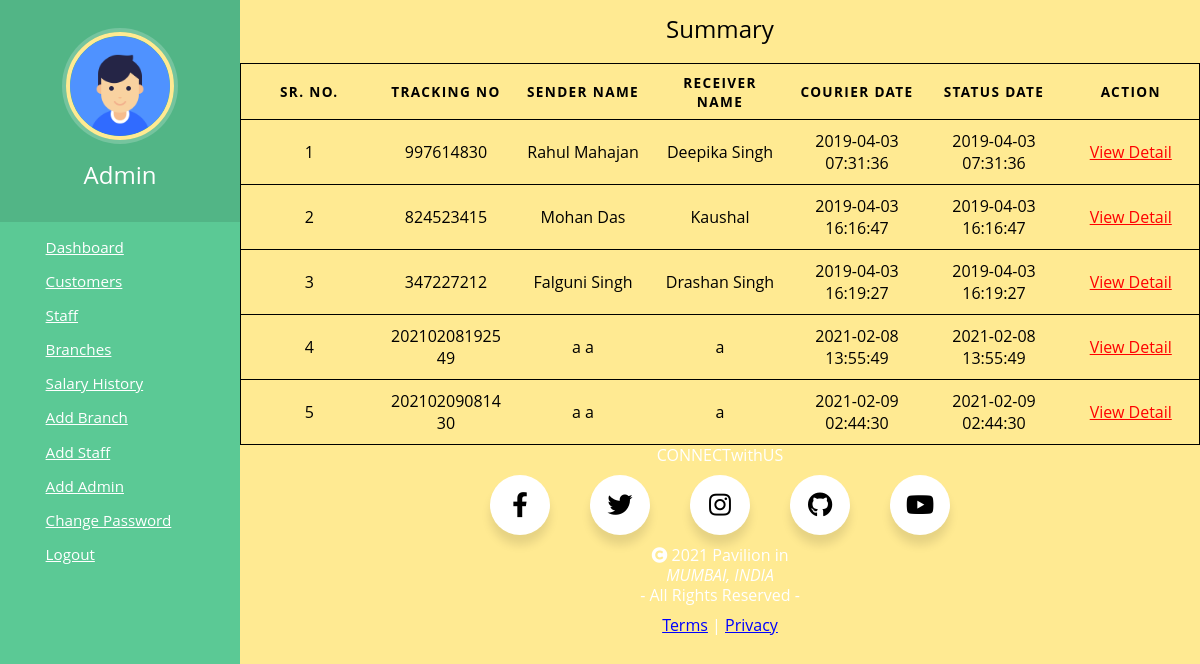
Page /admin/viewAll.php?status=rqtpickup (signed in) on the committed database.
### tables this page shows
CREATE TABLE `tblcourier` (
  `ID` int(11) NOT NULL,
  `RefNumber` varchar(120) DEFAULT NULL,
  `cid` int(11) NOT NULL DEFAULT 0,
  `SenderBranch` varchar(120) DEFAULT NULL,
  `SenderName` varchar(120) DEFAULT NULL,
  `SenderContactnumber` bigint(11) DEFAULT NULL,
  `SenderAddress` varchar(120) DEFAULT NULL,
  `SenderCity` varchar(120) DEFAULT NULL,
  `SenderState` varchar(120) DEFAULT NULL,
  `SenderPincode` varchar(120) DEFAULT NULL,
  `SenderCountry` varchar(120) DEFAULT NULL,
  `RecipientName` varchar(120) DEFAULT NULL,
  `RecipientContactnumber` bigint(11) DEFAULT NULL,
  `RecipientAddress` varchar(120) DEFAULT NULL,
  `RecipientCity` varchar(120) DEFAULT NULL,
  `RecipientState` varchar(120) DEFAULT NULL,
  `RecipientPincode` varchar(120) DEFAULT NULL,
  `RecipientCountry` varchar(120) DEFAULT NULL,
  `CourierDes` varchar(250) DEFAULT NULL,
  `ParcelWeight` varchar(120) DEFAULT NULL,
  `ParcelDimensionlen` varchar(120) DEFAULT NULL,
  `ParcelDimensionwidth` varchar(120) DEFAULT NULL,
  `ParcelDimensionheight` varchar(120) DEFAULT NULL,
  `ParcelPrice` varchar(120) DEFAULT NULL,
  `Status` varchar(120) DEFAULT NULL,
  `payment` tinyint(1) NOT NULL DEFAULT 0,
  `staffName` varchar(20) DEFAULT NULL,
  `CourierDate` timestamp NOT NULL DEFAULT current_timestamp(),
  `statusdate` timestamp NULL DEFAULT NULL
);

### admin/viewAll.php (the view, shortened to what this page needs)
<?php
include('../includes/dbconnection.php');
if (strlen($_SESSION['cmsaid']==0)) {
  header('location:logout.php');
  } else{
?>
<html lang="en">
<head>
    <link href="./css/header.css" rel="stylesheet"/>
    <link href="./css/table.css" rel="stylesheet">
    <link href="../css/footer.css" rel="stylesheet">
    <link rel="stylesheet" href="https://cdnjs.cloudflare.com/ajax/libs/font-awesome/4.7.0/css/font-awesome.min.css">
    <link rel="stylesheet" href="https://cdnjs.cloudflare.com/ajax/libs/font-awesome/5.13.0/css/all.min.css">
</head>
<body>
<?php include_once('./include/header.php');?>
<table>
  <caption> Summary</caption>
  <thead>
    <tr>
    <th scope="col">SR. NO.</th>
      <th scope="col">Tracking No</th>
      <th scope="col">Sender Name</th>
      <th scope="col">Receiver Name</th>
      <th scope="col">Courier Date</th>
      <th scope="col">Status Date</th>
      <th scope="col">Action</th>
    </tr>
  </thead>
  <tbody><?php
  $ret=mysqli_query($con,"SELECT * FROM tblcourier  where Status='".$_GET["status"]."'");
  $num=mysqli_num_rows($ret);
  if($num >0){
    $count=0;
  while ($row=mysqli_fetch_array($ret)) {
    $count++;
  ?>
    <tr>
      <td scope="row" data-label="SR. NO."><?php echo $count;?></td>
      <td data-label="Tracking No"><?php echo $row["RefNumber"];?></td>
      <td data-label="Sender Name"><?php echo $row["SenderName"];?></td>
      <td data-label="Receiver Name"><?php echo $row["RecipientName"];?></td>
      <td data-label="Courier Date"><?php echo $row["CourierDate"];?></td>
      <td data-label="Status Date"><?php echo $row["statusdate"];?></td>
      <td data-label="Action"> <?php echo '<a class="red" href="./view.php?track='.$row["RefNumber"].'">View Detail</a>';?></td>
    </tr>
    <?php
}}
?>
  </tbody>
</table>
<?php include_once('../includes/footer.php');?>
</body>
</html>
<?php } ?>

### admin/include/header.php (shortened to what this page needs)
<?php
$admid=$_SESSION['cmsaid'];
$ret=mysqli_query($con,"select AdminName from tbladmin where ID='$admid'");
$row=mysqli_fetch_array($ret);
$fname=$row['AdminName'];
?>
<nav class="menu" tabindex="0">
  <header class="avatar">
		<img src="../includes/user.png " />
    <h2><?php echo $fname; ?></h2>
  </header>
	<ul>
  <li tabindex="0" class="icon-dashboard"><a href="dashboard.php"><span>Dashboard</span></a></li>
    <li tabindex="0" class="icon-users"><a href="customers.php"><span>Customers</span></a></li>
    <li tabindex="0" class="icon-users"><a href="staff.php"><span>Staff</span></a></li>
    <li tabindex="0" class="icon-shop"><a href="branch.php"><span>Branches</span></a></li>
    <li tabindex="0" class="icon-history"><a href="transactions.php"><span>Salary History</span></a></li>
    <li tabindex="0" class="icon-shop"><a href="addbranch.php"><span>Add Branch</span></a></li>
    <li tabindex="0" class="icon-addstaff"><a href="addstaff.php"><span>Add Staff</span></a></li>
    <li tabindex="0" class="icon-addstaff"><a href="addadmin.php"><span>Add Admin</span></a></li>
    <li tabindex="0" class="icon-change"><a href="changepassword.php"><span>Change Password</span></a></li>
    <li tabindex="0" class="icon-logout"><a href="../includes/logout.php"><span>Logout</span></a></li>
  </ul>
</nav>

### admin/css/header.css (style rules this page uses)
body { background: #ffea92; margin: 0; font-family: "Open Sans", Helvetica Neue, Helvetica, Arial, sans-serif; color: #fff; padding-left: 240px; }
li a,a:visited { color:white; }
.menu { background: #5bc995; height: 100%; width: 240px; position: fixed; top: 0; left: 0; z-index: 5; outline: none; }
.menu .avatar { background: rgba(0, 0, 0, 0.1); padding: 2em 0.5em; text-align: center; }
.menu .avatar img { width: 100px; border-radius: 50%; overflow: hidden; border: 4px solid #ffea92; box-shadow: 0 0 0 4px rgba(255, 255, 255, 0.2); }
.menu .avatar h2 { font-weight: normal; margin-bottom: 0; }
.menu ul { list-style: none; padding: 0.5em 0; margin: 0; }
.menu ul li { padding: 0.5em 1em 0.5em 3em; font-size: 0.95em; font-weight: regular; background-repeat: no-repeat; background-position: left 15px center; background-size: auto 20px; transition: all 0.15s linear; cursor: pointer; }
.menu ul li.icon-dashboard { background-image: url("http://www.entypo.com/images//gauge.svg"); }
.menu ul li.icon-shop { background-image: url("http://www.entypo.com/images//shop.svg"); }
.menu ul li.icon-addstaff { background-image: url("http://www.entypo.com/images//add-user.svg"); }
.menu ul li.icon-users { background-image: url("http://www.entypo.com/images//users.svg"); }
.menu ul li.icon-history { background-image: url("http://www.entypo.com/images//back-in-time.svg"); }
.menu ul li.icon-change { background-image: url("http://www.entypo.com/images//cog.svg"); }
.menu ul li.icon-logout { background-image: url("http://www.entypo.com/images//log-out.svg"); }

### admin/css/table.css (style rules this page uses)
body { font-family: "Open Sans", sans-serif; line-height: 1.25; }
table { color:black; background: transparent; border: 1px solid #ccc; border-collapse: collapse; margin: 0; padding: 0; width: 100%; table-layout: fixed; }
table caption { font-size: 1.5em; margin: .5em 0 .75em; }
table tr { border: 1px solid rgb(0, 0, 0); padding: .35em; }
table th, table td { padding: .625em; text-align: center; overflow-wrap: break-word; }
table th { font-size: .85em; letter-spacing: .1em; text-transform: uppercase; }

### admin/viewAll.php (style rules this page uses)
.red, .red:visited { color:red; }

### rows in the picture
tblcourier: RefNumber "997614830", SenderName "Rahul Mahajan", RecipientName "Deepika Singh", CourierDate "2019-04-03 07:31:36", statusdate "2019-04-03 07:31:36"
tblcourier: RefNumber "824523415", SenderName "Mohan Das", RecipientName "Kaushal", CourierDate "2019-04-03 16:16:47", statusdate "2019-04-03 16:16:47"
tblcourier: RefNumber "347227212", SenderName "Falguni Singh", RecipientName "Drashan Singh", CourierDate "2019-04-03 16:19:27", statusdate "2019-04-03 16:19:27"
tblcourier: RefNumber "20210208192549", SenderName "a a", RecipientName "a", CourierDate "2021-02-08 13:55:49", statusdate "2021-02-08 13:55:49"
tblcourier: RefNumber "20210209081430", SenderName "a a", RecipientName "a", CourierDate "2021-02-09 02:44:30", statusdate "2021-02-09 02:44:30"

### other values in the picture
$fname "Admin"
